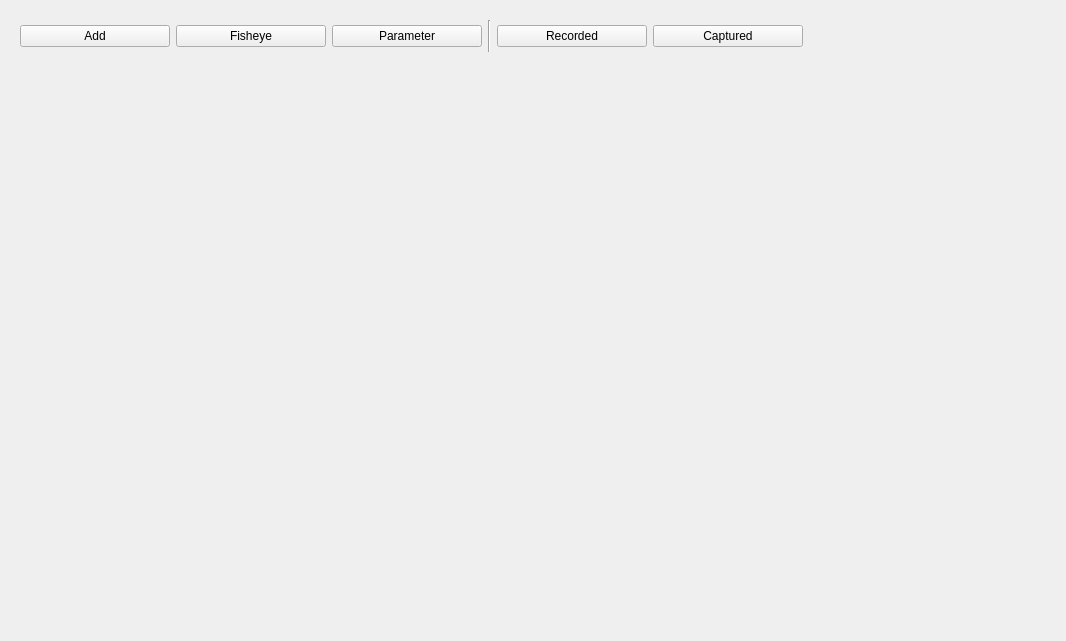
<?xml version="1.0" encoding="UTF-8"?>
<ui version="4.0">
 <class>Main</class>
 <widget class="QWidget" name="Main">
  <property name="geometry">
   <rect>
    <x>0</x>
    <y>0</y>
    <width>1066</width>
    <height>641</height>
   </rect>
  </property>
  <property name="windowTitle">
   <string>Form</string>
  </property>
  <layout class="QHBoxLayout" name="horizontalLayout">
   <item>
    <widget class="QFrame" name="verticalFrame">
     <property name="sizePolicy">
      <sizepolicy hsizetype="Preferred" vsizetype="Preferred">
       <horstretch>0</horstretch>
       <verstretch>0</verstretch>
      </sizepolicy>
     </property>
     <layout class="QVBoxLayout" name="verticalLayout_4">
      <property name="leftMargin">
       <number>0</number>
      </property>
      <property name="topMargin">
       <number>0</number>
      </property>
      <property name="rightMargin">
       <number>0</number>
      </property>
      <property name="bottomMargin">
       <number>0</number>
      </property>
      <item>
       <widget class="QFrame" name="toolBox">
        <property name="minimumSize">
         <size>
          <width>0</width>
          <height>50</height>
         </size>
        </property>
        <property name="maximumSize">
         <size>
          <width>16777215</width>
          <height>50</height>
         </size>
        </property>
        <layout class="QHBoxLayout" name="horizontalLayout_13">
         <item>
          <widget class="QPushButton" name="addButton">
           <property name="minimumSize">
            <size>
             <width>150</width>
             <height>20</height>
            </size>
           </property>
           <property name="text">
            <string>Add</string>
           </property>
          </widget>
         </item>
         <item>
          <widget class="QPushButton" name="fisheyeButton">
           <property name="minimumSize">
            <size>
             <width>150</width>
             <height>20</height>
            </size>
           </property>
           <property name="text">
            <string>Fisheye</string>
           </property>
          </widget>
         </item>
         <item>
          <widget class="QPushButton" name="parameterButton">
           <property name="minimumSize">
            <size>
             <width>150</width>
             <height>20</height>
            </size>
           </property>
           <property name="text">
            <string>Parameter</string>
           </property>
          </widget>
         </item>
         <item>
          <widget class="Line" name="line">
           <property name="maximumSize">
            <size>
             <width>16777215</width>
             <height>100</height>
            </size>
           </property>
           <property name="orientation">
            <enum>Qt::Vertical</enum>
           </property>
          </widget>
         </item>
         <item>
          <widget class="QPushButton" name="recordedButton">
           <property name="minimumSize">
            <size>
             <width>150</width>
             <height>20</height>
            </size>
           </property>
           <property name="text">
            <string>Recorded</string>
           </property>
          </widget>
         </item>
         <item>
          <widget class="QPushButton" name="capturedButton">
           <property name="minimumSize">
            <size>
             <width>150</width>
             <height>20</height>
            </size>
           </property>
           <property name="text">
            <string>Captured</string>
           </property>
          </widget>
         </item>
         <item>
          <spacer name="horizontalSpacer">
           <property name="orientation">
            <enum>Qt::Horizontal</enum>
           </property>
           <property name="sizeHint" stdset="0">
            <size>
             <width>40</width>
             <height>20</height>
            </size>
           </property>
          </spacer>
         </item>
        </layout>
       </widget>
      </item>
      <item>
       <widget class="QScrollArea" name="scrollArea">
        <property name="frameShape">
         <enum>QFrame::NoFrame</enum>
        </property>
        <property name="widgetResizable">
         <bool>true</bool>
        </property>
        <property name="alignment">
         <set>Qt::AlignCenter</set>
        </property>
        <widget class="QWidget" name="scrollAreaWidgetContents">
         <property name="geometry">
          <rect>
           <x>0</x>
           <y>0</y>
           <width>1048</width>
           <height>567</height>
          </rect>
         </property>
        </widget>
       </widget>
      </item>
     </layout>
    </widget>
   </item>
  </layout>
 </widget>
 <resources/>
 <connections/>
</ui>
